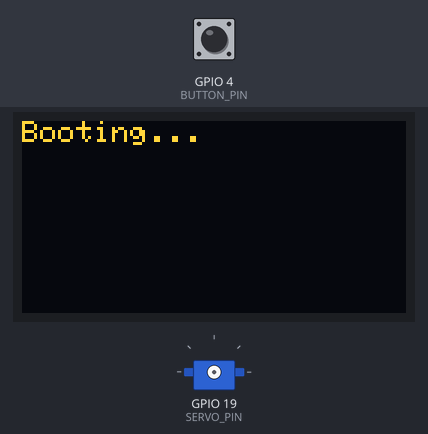
Recording of a sketch running on a simulated ESP32. Parts: 128×64 one-colour display, servo. Inputs (shaded band) come from the test bench; at power-on: GPIO 4 (BUTTON_PIN) HIGH. The OLED is the two-colour kind (top 16 rows yellow); WiFi joins after 1.5 s; servers stay silent unless stated; I2S audio is not simulated (input reads silence); uploads are accepted with an empty reply; storage starts empty; random numbers use the default seed unless the sketch sets one; no MQTT or app messages arrive unless stated; what the sketch prints to the serial monitor is not drawn.

Above: at 1.1 s.
At 6.0 s:
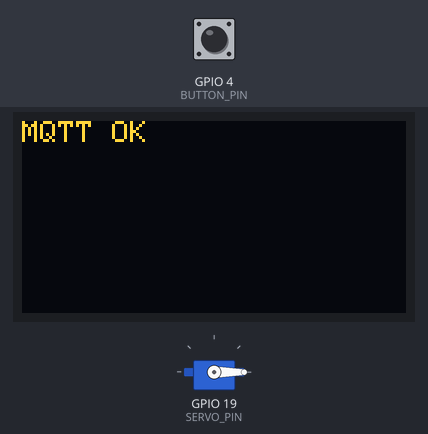
6.1 s: GPIO 4 (BUTTON_PIN) pulled LOW for 0.15 s
At 6.5 s:
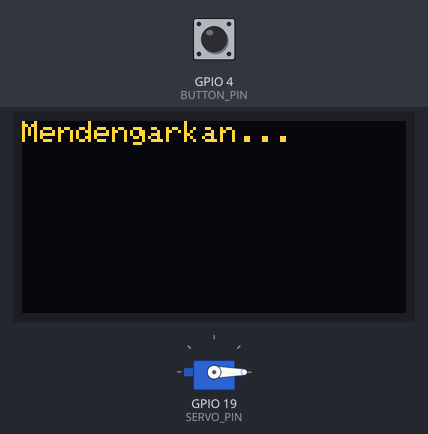
At 11.7 s:
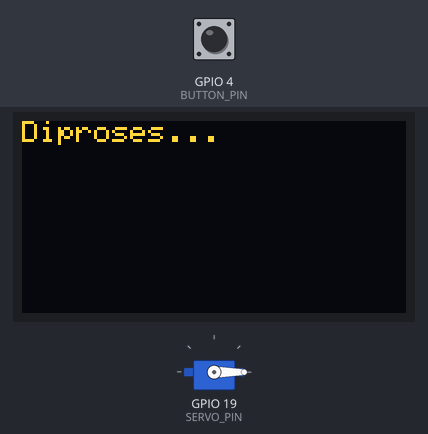
13.7 s: GPIO 4 (BUTTON_PIN) pulled LOW for 1 s
20.4 s: GPIO 4 (BUTTON_PIN) pulled LOW for 3.2 s
Timing chart, 0 to 23.4 s (numbered marks = the images above; inputs shaded):
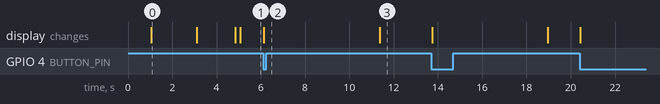

Measured:
- after the input at 6.1 s, the display: changes at once (image 2)
- what the display in image 0 shows lasts 2.0 s, from 1.1 s to 3.1 s

The sketch:

1INO.ino
```cpp
#include <WiFi.h>
#include <PubSubClient.h>
#include <Wire.h>
#include <Adafruit_GFX.h>
#include <Adafruit_SSD1306.h>
#include <ESP32Servo.h>
#include <ArduinoJson.h>
#include <driver/i2s.h>
#include <SPIFFS.h>
#include <HTTPClient.h>
#include <WiFiClient.h>
#include <math.h>

// ================= CONFIG =================
const char* ssid = "Buat Apa";
const char* password = "syafril1112";
const char* mqtt_server = "broker.hivemq.com";
const int mqtt_port = 1883;
const char* pc_ip = "192.168.1.100";  // GANTI DENGAN IP PC KAMU (cek ipconfig)
const int pc_port = 5000;

const char* response_topic = "package/response";
const char* command_topic  = "package/command";
const char* status_topic   = "package/status";

// ================= PIN =================
#define SERVO_PIN 19
#define OLED_SDA 21
#define OLED_SCL 22
#define I2S_BCLK 27
#define I2S_LRC 26
#define I2S_DOUT 25
#define I2S_MIC_WS 12    // <-- UBAH: Pin aman
#define I2S_MIC_SCK 13   // <-- UBAH: Pin aman
#define I2S_MIC_SD 15    // <-- UBAH: Pin aman
#define BUTTON_PIN 4     // <-- UBAH: Dari 0 ke 4 (hindari BOOT button noise)


// ================= GLOBAL =================
WiFiClient espClient;
PubSubClient mqtt_client(espClient);
WiFiClient tcp_client;
Adafruit_SSD1306 display(128, 64, &Wire, -1);
Servo myServo;

bool i2s_tx_ready = false;
bool i2s_rx_ready = false;
bool listening = false;
bool mqtt_ready_published = false;

unsigned long lastMQTTAttempt = 0;
const unsigned long MQTT_INTERVAL = 5000;
unsigned long lastButtonPress = 0;
const unsigned long DEBOUNCE_DELAY = 200;

// ================= OLED =================
void oledUpdate(const String& msg) {
  display.clearDisplay();
  display.setCursor(0, 0);
  display.println(msg);
  display.display();
}

// ================= I2S TX =================
void initI2S_TX() {
  Serial.println("=== Init I2S TX ===");
  i2s_config_t cfg = {
    .mode = (i2s_mode_t)(I2S_MODE_MASTER | I2S_MODE_TX),
    .sample_rate = 16000,
    .bits_per_sample = I2S_BITS_PER_SAMPLE_16BIT,
    .channel_format = I2S_CHANNEL_FMT_RIGHT_LEFT,
    .communication_format = I2S_COMM_FORMAT_I2S,
    .intr_alloc_flags = 0,
    .dma_buf_count = 4,
    .dma_buf_len = 512,
    .use_apll = false
  };

  i2s_pin_config_t pin = {
    .bck_io_num = I2S_BCLK,
    .ws_io_num = I2S_LRC,
    .data_out_num = I2S_DOUT,
    .data_in_num = I2S_PIN_NO_CHANGE
  };

  esp_err_t res = i2s_driver_install(I2S_NUM_0, &cfg, 0, NULL);
  Serial.printf("I2S TX Install: %s (code %d)\n", esp_err_to_name(res), res);
  if (res != ESP_OK) return;

  res = i2s_set_pin(I2S_NUM_0, &pin);
  Serial.printf("I2S TX Set Pin: %s (code %d)\n", esp_err_to_name(res), res);
  if (res != ESP_OK) return;

  i2s_zero_dma_buffer(I2S_NUM_0);
  i2s_tx_ready = true;
  Serial.println("I2S TX Ready");
  Serial.println("=== End Init I2S TX ===");
}

// ================= I2S RX =================
void initI2S_RX() {
  Serial.println("=== Init I2S RX ===");
  i2s_config_t cfg = {
    .mode = (i2s_mode_t)(I2S_MODE_MASTER | I2S_MODE_RX),
    .sample_rate = 16000,
    .bits_per_sample = I2S_BITS_PER_SAMPLE_16BIT,
    .channel_format = I2S_CHANNEL_FMT_ONLY_LEFT,
    .communication_format = I2S_COMM_FORMAT_I2S,
    .intr_alloc_flags = 0,
    .dma_buf_count = 4,
    .dma_buf_len = 512,
    .use_apll = false
  };

  i2s_pin_config_t pin = {
    .bck_io_num = I2S_MIC_SCK,
    .ws_io_num = I2S_MIC_WS,
    .data_out_num = I2S_PIN_NO_CHANGE,
    .data_in_num = I2S_MIC_SD
  };

  // Step 1: Driver Install
  esp_err_t res = i2s_driver_install(I2S_NUM_1, &cfg, 0, NULL);
  Serial.printf("I2S RX Install: %s (code %d)\n", esp_err_to_name(res), res);
  if (res != ESP_OK) {
    Serial.println("I2S RX Install Failed - Abort");
    return;
  }

  // Step 2: Set Pins
  res = i2s_set_pin(I2S_NUM_1, &pin);
  Serial.printf("I2S RX Set Pin: %s (code %d)\n", esp_err_to_name(res), res);
  if (res != ESP_OK) {
    Serial.println("I2S RX Set Pin Failed - Abort");
    return;
  }

  // Step 3: Zero Buffer
  i2s_zero_dma_buffer(I2S_NUM_1);
  Serial.println("I2S RX Zero Buffer OK");

  i2s_rx_ready = true;
  Serial.println("I2S RX Ready");
  Serial.println("=== End Init I2S RX ===");
}

// ================= BEEP =================
void playBootBeep() {
  if (!i2s_tx_ready) {
    Serial.println("Skip Beep - TX not ready");
    return;
  }

  Serial.println("Playing Boot Beep...");
  int16_t buf[256 * 2];
  size_t written;
  float phase = 0;

  for (int i = 0; i < 50; i++) {
    for (int j = 0; j < 256; j++) {
      int16_t s = sin(phase) * 2000;
      buf[j * 2] = buf[j * 2 + 1] = s;
      phase += 2 * PI * 440 / 16000;
    }
    i2s_write(I2S_NUM_0, buf, sizeof(buf), &written, 100 / portTICK_PERIOD_MS);
    yield();
  }
  Serial.println("Boot Beep Played");
}

// ================= PLAY WAV FROM SPIFFS =================
void playWav(String path) {
  if (!i2s_tx_ready) {
    Serial.println("Skip Play - TX not ready");
    return;
  }

  File file = SPIFFS.open(path, "r");
  if (!file) {
    Serial.println("File not found: " + path);
    return;
  }

  file.seek(44);  // Skip header

  int16_t mono_buffer[256];
  int16_t stereo_buffer[512];
  size_t bytes_read;
  size_t written;

  while ((bytes_read = file.read((uint8_t*)mono_buffer, sizeof(mono_buffer))) > 0) {
    for (int i = 0; i < bytes_read / 2; i++) {
      stereo_buffer[i * 2] = mono_buffer[i];
      stereo_buffer[i * 2 + 1] = mono_buffer[i];
    }
    i2s_write(I2S_NUM_0, stereo_buffer, bytes_read * 2, &written, portMAX_DELAY);
    if (written != bytes_read * 2) break;
  }
  file.close();
  Serial.println("Audio played: " + path);
}

// ================= DOWNLOAD & PLAY AUDIO FROM PC =================
void playAudioFromServer(String filename) {
  if (WiFi.status() != WL_CONNECTED) {
    Serial.println("Skip Download - WiFi down");
    return;
  }

  Serial.println("Downloading: " + filename);
  HTTPClient http;
  String url = "http://" + String(pc_ip) + ":" + String(pc_port) + "/audio/" + filename;
  http.begin(url);
  http.setTimeout(5000);

  int httpCode = http.GET();
  Serial.printf("HTTP GET: %d\n", httpCode);
  if (httpCode == HTTP_CODE_OK) {
    File audioFile = SPIFFS.open("/audio.wav", "w");
    if (audioFile) {
      http.writeToStream(&audioFile);
      audioFile.close();
      oledUpdate("Memutar...");
      playWav("/audio.wav");
      oledUpdate("Ready");
      Serial.println("Downloaded & Played: " + filename);
    } else {
      Serial.println("SPIFFS write failed");
    }
  } else {
    Serial.printf("HTTP Error: %d\n", httpCode);
  }
  http.end();
}

// ================= RECORD & SEND AUDIO TO PC =================
void recordAndSendAudio() {
  Serial.println("=== Start Recording ===");
  if (!i2s_rx_ready) {
    Serial.println("I2S RX not ready - Skip Recording");
    return;
  }

  const int duration = 5;
  const int sample_rate = 16000;
  const int num_samples = sample_rate * duration;
  const int buffer_size = 512;

  uint8_t* audio_buffer = (uint8_t*)malloc(num_samples * 2);
  if (!audio_buffer) {
    Serial.println("Malloc failed - Skip");
    return;
  }

  size_t total_read = 0;
  oledUpdate("Mendengarkan...");

  Serial.println("Recording " + String(duration) + "s...");
  for (int i = 0; i < num_samples / buffer_size; i++) {
    size_t block_read;
    i2s_read(I2S_NUM_1, audio_buffer + total_read, buffer_size * 2, &block_read, 100 / portTICK_PERIOD_MS);
    total_read += block_read;
    if (block_read < buffer_size * 2) {
      Serial.printf("Read block %d: only %d bytes\n", i, block_read);
      break;
    }
    yield();
  }
  Serial.printf("Total recorded: %d bytes\n", total_read);

  // POST to PC
  Serial.println("Sending to PC...");
  HTTPClient http;
  http.begin("http://" + String(pc_ip) + ":" + String(pc_port) + "/audio_stream");
  http.addHeader("Content-Type", "application/octet-stream");

  int httpCode = http.POST(audio_buffer, total_read);
  Serial.printf("HTTP POST: %d\n", httpCode);
  if (httpCode > 0) {
    String response = http.getString();
    Serial.println("PC Response: " + response);
  } else {
    Serial.printf("HTTP POST Failed: %d\n", httpCode);
  }
  http.end();

  free(audio_buffer);
  oledUpdate("Diproses...");
  Serial.println("=== End Recording ===");
}

// ================= MQTT =================
void mqttPublishStatus(const char* status) {
  if (mqtt_client.connected()) {
    mqtt_client.publish(status_topic, status);
    Serial.println("Published Status: " + String(status));
  } else {
    Serial.println("MQTT not connected, skip publish: " + String(status));
  }
}

void mqttCallback(char* topic, byte* payload, unsigned int length) {
  String msg;
  for (uint32_t i = 0; i < length; i++) msg += (char)payload[i];

  Serial.println("MQTT Received: " + msg);

  StaticJsonDocument<256> doc;
  DeserializationError error = deserializeJson(doc, msg);
  if (error) {
    Serial.println("JSON parse error: " + String(error.c_str()));
    return;
  }

  String cmd = doc["cmd"] | "";
  Serial.println("MQTT Cmd: " + cmd);
  if (cmd == "open_box") {
    oledUpdate("Box Open");
    myServo.write(90);
    delay(800);
    myServo.write(0);
    mqttPublishStatus("opened");
  } else if (cmd == "set_status") {
    String state = doc["state"] | "";
    oledUpdate(state);
    Serial.println("OLED Updated: " + state);
  } else if (cmd == "play_audio") {
    String file = doc["file"] | "";
    playAudioFromServer(file);
  }
}

// ================= SETUP =================
void setup() {
  Serial.begin(115200);
  delay(1000);  // Stabilkan Serial
  Serial.println("\n=== ESP32 Boot ===");

  pinMode(BUTTON_PIN, INPUT_PULLUP);
  Serial.println("Button Pin " + String(BUTTON_PIN) + " Setup");

  if (!display.begin(SSD1306_SWITCHCAPVCC, 0x3C)) {
    Serial.println("OLED FAIL");
    while (1);
  }
  display.setTextSize(1);
  display.setTextColor(SSD1306_WHITE);
  oledUpdate("Booting...");

  if (!SPIFFS.begin(true)) {
    Serial.println("SPIFFS Mount Failed");
    return;
  }
  Serial.println("SPIFFS OK");

  // WiFi
  WiFi.disconnect(true, true);
  delay(500);
  WiFi.mode(WIFI_STA);
  WiFi.begin(ssid, password);
  unsigned long start = millis();
  while (WiFi.status() != WL_CONNECTED && millis() - start < 15000) {
    delay(500);
    Serial.print(".");
  }

  if (WiFi.status() != WL_CONNECTED) {
    Serial.println("\n❌ WiFi FAILED");
    oledUpdate("WiFi FAIL");
    return;
  }

  Serial.print("\n✅ WiFi Connected: ");
  Serial.println(WiFi.localIP());
  oledUpdate("WiFi OK");
  delay(500);

  // I2S
  initI2S_TX();
  delay(200);
  if (i2s_tx_ready) playBootBeep();

  initI2S_RX();  // <-- Ini yang debug sekarang
  delay(200);

  // Servo
  myServo.attach(SERVO_PIN);
  myServo.write(0);
  Serial.println("Servo Attached");

  // MQTT
  mqtt_client.setServer(mqtt_server, mqtt_port);
  mqtt_client.setCallback(mqttCallback);

  oledUpdate("Connecting MQTT...");
  Serial.println("Setup Complete - Entering Loop");
  Serial.println("=== End Boot ===");
}

// ================= LOOP =================
void loop() {
  if (WiFi.status() != WL_CONNECTED) {
    Serial.println("WiFi Disconnected - Reconnecting...");
    WiFi.reconnect();
    delay(5000);
    return;
  }

  if (!mqtt_client.connected()) {
    if (millis() - lastMQTTAttempt > MQTT_INTERVAL) {
      lastMQTTAttempt = millis();
      String clientId = "ESP32Client-" + String(random(0xffff), HEX);
      if (mqtt_client.connect(clientId.c_str())) {
        mqtt_client.subscribe(command_topic);
        Serial.println("✅ MQTT Connected & Subscribed");
        oledUpdate("MQTT OK");
        if (!mqtt_ready_published) {
          delay(500);  // Stabilkan
          mqttPublishStatus("boot_ready");
          mqtt_ready_published = true;
        }
      } else {
        Serial.print("MQTT Failed state: ");
        Serial.println(mqtt_client.state());
      }
    }
  } else {
    mqtt_client.loop();
  }

  // Button
  static bool lastBtn = HIGH;
  bool btn = digitalRead(BUTTON_PIN);
  if (btn == LOW && lastBtn == HIGH && (millis() - lastButtonPress > DEBOUNCE_DELAY)) {
    Serial.println("Button Pressed - Start Recording (Debounced)");
    lastButtonPress = millis();
    recordAndSendAudio();
  }
  lastBtn = btn;

  delay(10);
  yield();
}
```
